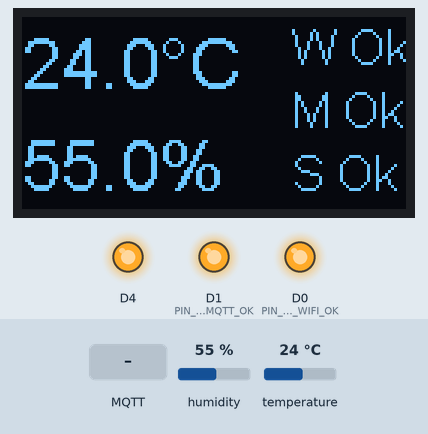
Simulated run of this sketch. Board: ESP8266 (NodeMCU). On the bench: 128×64 one-colour display, output pins drawn as LEDs (lit = HIGH, except the on-board LED, lit = LOW). Inputs (shaded band) come from the test bench; at power-on: humidity 55 %, temperature 24 °C. WiFi joins after 1.5 s; servers stay silent unless stated; no MQTT or app messages arrive unless stated; what the sketch prints to the serial monitor is not drawn.

Above: at 4.7 s.
4.8 s: MQTT message "0" arrives on the first subscribed topic
At 5.4 s:
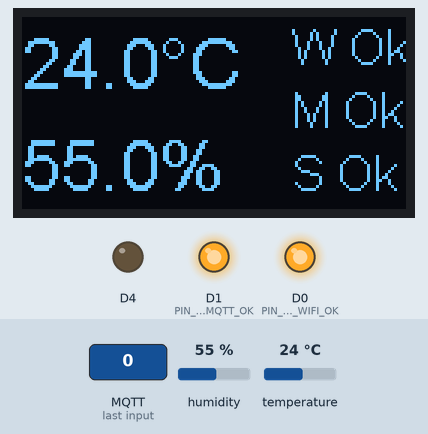
6.3 s: humidity set to 22 %
At 8.8 s:
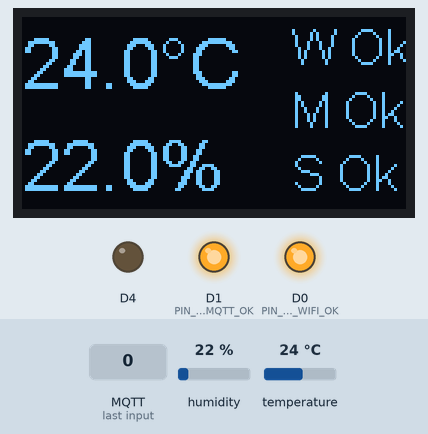
9.1 s: temperature set to 12 °C
At 10.0 s:
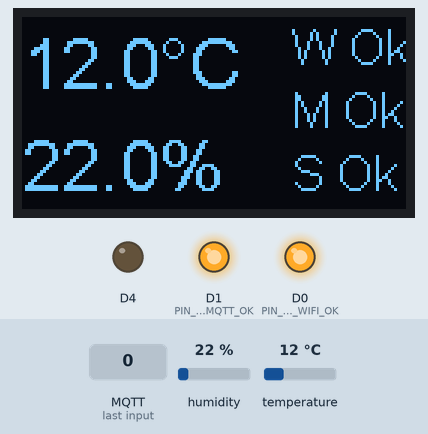
11.1 s: humidity set to 40 %
At 12.9 s:
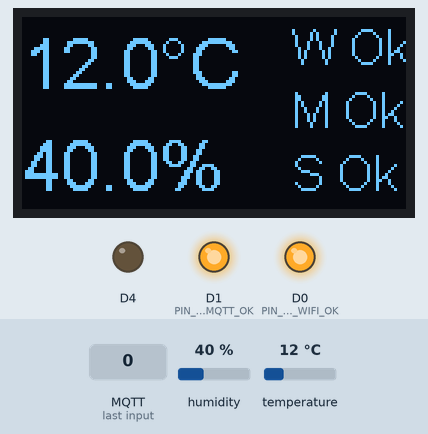
14.6 s: temperature set to 19 °C
At 16.9 s:
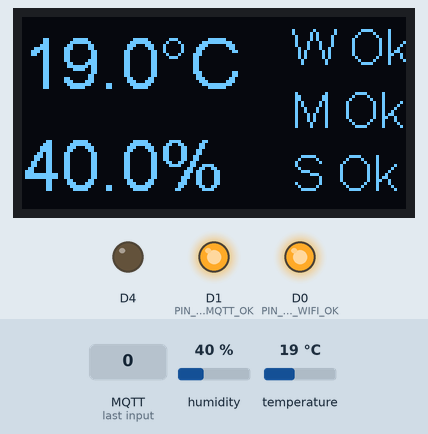
Timing chart, 0 to 18.1 s (numbered marks = the images above; inputs shaded):
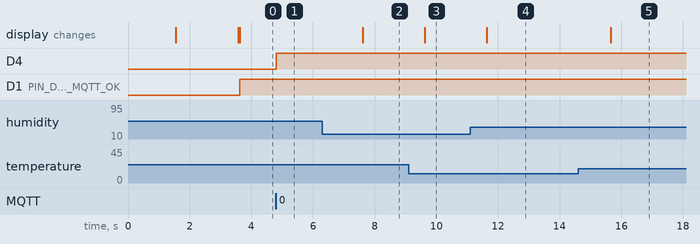

Measured:
- after the input at 4.8 s, D4: LOW → HIGH at once
- after the input at 6.3 s, the display: changes after 1.3 s (image 2)
- after the input at 9.1 s, the display: changes after 0.53 s (image 3)
- after the input at 11.1 s, the display: changes after 0.53 s (image 4)
- after the input at 14.6 s, the display: changes after 1.1 s (image 5)

The sketch:

Esp8266MqttDht22.ino
```cpp
/*
 To install the ESP8266 board, (using Arduino 1.6.4+):
  - Add the following 3rd party board manager under "File -> Preferences -> Additional Boards Manager URLs":
       http://arduino.esp8266.com/stable/package_esp8266com_index.json
  - Open the "Tools -> Board -> Board Manager" and click install for the ESP8266"
  - Select your ESP8266 in "Tools -> Board"
*/

/**
 * @file Esp8266MqttTemperature.h
 * @author Paul Swart
 * @date 26 January 2020
 * @brief File containing example of doxygen usage for quick reference.
 *
 * Here typically goes a more extensive explanation of what the header
 * defines. Doxygens tags are words preceeded by either a backslash @\
 * or by an at symbol @@.
 * @see http://www.stack.nl/~dimitri/doxygen/docblocks.html
 * @see http://www.stack.nl/~dimitri/doxygen/commands.html
 */

#include <DHT.h>
#include <DHT_U.h>
#include <math.h>
#include <ESP8266WiFi.h>
#include <PubSubClient.h>
#include "connection.h"
#include "sensor.h"

// For a connection via I2C using Wire include
#include <Wire.h>        // Only needed for Arduino 1.6.5 and earlier
#include "SSD1306Wire.h" // legacy include: `#include "SSD1306.h"`

// Initialize the OLED display using Wire library
SSD1306Wire display(0x3c, D3, D5);

// --------------------------------------------------------------------------------
// #defines
// --------------------------------------------------------------------------------
#define BAUD_RATE 115200

// --------------------------------------------------------------------------------
// Constants
// --------------------------------------------------------------------------------
const unsigned int PIN_DIGITAL_WIFI_OK = D0;
const unsigned int PIN_DIGITAL_MQTT_OK = D1;
const unsigned int PIN_DIGITAL_SENS_OK = D2;

// Variables
WiFiClient espClient;
PubSubClient client(espClient);
long g_last_msg = 0;
// Initialize DHT
DHT dht(DHTPIN, DHTTYPE);

// --------------------------------------------------------------------------------
// Display initialising
// --------------------------------------------------------------------------------
void display_init() {
  display.clear();
  display.setTextAlignment(TEXT_ALIGN_LEFT);
  display.setFont(ArialMT_Plain_16);
  display.drawString(0,  1, String("W - ") + WIFI_SSID);
  display.drawString(0, 22, String("M - ") + MQTT_BROKER);
  display.display();
  }

// --------------------------------------------------------------------------------
// Display connected wifi
// --------------------------------------------------------------------------------
void display_conn_wifi() {
  display.clear();
  display.setTextAlignment(TEXT_ALIGN_LEFT);
  display.setFont(ArialMT_Plain_16);
  display.drawString(0,  1, String("W Ok ") + WIFI_SSID);
  display.drawString(0, 22, String("M - ") + MQTT_BROKER);
  display.display();
  }

// --------------------------------------------------------------------------------
// Display temperature and humidity
// --------------------------------------------------------------------------------
void display_measurements() {
  display.clear();
  display.setTextAlignment(TEXT_ALIGN_LEFT);
  display.setFont(ArialMT_Plain_16);
  if (b_wifi_ok)
    display.drawString(90, 1, "W Ok");
  else
    display.drawString(90,  1, "W --");
  if (b_mqtt_ok)
    display.drawString(90, 22, "M Ok");
  else
    display.drawString(90, 22, "M --");

  if (b_sensor_ok)
    display.drawString(90, 43, "S Ok");
  else
    display.drawString(90, 43, "S --");
  display.setFont(ArialMT_Plain_24);
  display.drawString(0,  2, String(temperature, 1) + "°C");
  display.drawString(0, 36, String(humidity, 1) + "%");
  display.display();
  }

// --------------------------------------------------------------------------------
// ESP8266 setup
// --------------------------------------------------------------------------------
void setup() {
  // Initialise BUILTIN_LED pin as output
  pinMode(BUILTIN_LED, OUTPUT);
  // Initialise wifi ok pin as output
  pinMode(PIN_DIGITAL_WIFI_OK, OUTPUT);
  // Initialise mqtt ok pin as output
  pinMode(PIN_DIGITAL_MQTT_OK, OUTPUT);
  // Initialise sensor ok pin as output
  pinMode(PIN_DIGITAL_SENS_OK, OUTPUT);

  // Initialising the UI will init the display too.
  display.init();
  display.flipScreenVertically();
  display_init();

  Serial.begin(BAUD_RATE);

  // Set up connection to wifi access point
  setup_wifi();

  // Initialise mqtt server
  client.setServer(MQTT_BROKER, MQTT_PORT);
  // Register callback function
  client.setCallback(callback);

  dht.begin();  // start up DHT
}

// --------------------------------------------------------------------------------
// Connect to a wifi network
// --------------------------------------------------------------------------------
void setup_wifi() {
  delay(10);
  // We start by connecting to a WiFi network
  digitalWrite(PIN_DIGITAL_WIFI_OK, LOW);
  b_wifi_ok = false;
  Serial.println();
  Serial.print("Connecting to ");
  Serial.println(WIFI_SSID);

  WiFi.begin(WIFI_SSID, WIFI_PWD);

  while (WiFi.status() != WL_CONNECTED) {
    delay(500);
    Serial.print(".");
  }

  digitalWrite(PIN_DIGITAL_WIFI_OK, HIGH);
  b_wifi_ok = true;
  Serial.println("");
  Serial.println("WiFi connected");
  Serial.println("IP address: ");
  Serial.println(WiFi.localIP());

  display_conn_wifi();
  // Wait for display to be viewed
  delay(RECONNECT_PERIOD_MS);
}

// --------------------------------------------------------------------------------
// MQTT message reception callback function
// --------------------------------------------------------------------------------
void callback(char* topic, byte* payload, unsigned int length) {
  Serial.print("Message arrived [");
  Serial.print(topic);
  Serial.print("] ");
  for (int i = 0; i < length; i++) {
    Serial.print((char)payload[i]);
  }
  Serial.println();

  // Switch on the LED if an 1 was received as first character
  if ((char)payload[0] == '1') {
    // Turn the LED on (Note that LOW is the voltage level
    digitalWrite(BUILTIN_LED, LOW);
    // but actually the LED is on; this is because
    // it is acive low on the ESP-01)
  } else {
    // Turn the LED off by making the voltage HIGH
    digitalWrite(BUILTIN_LED, HIGH);
  }
}

// --------------------------------------------------------------------------------
// Connect to MQTT broker
// --------------------------------------------------------------------------------
void reconnect() {
  // Loop until we're reconnected
  b_mqtt_ok = false;
  while (!client.connected()) {
    Serial.print("Attempting MQTT connection...");
    // Attempt to connect
    if (client.connect("ESP8266Client")) {
      //Switch on MQTT ok LED
      digitalWrite(PIN_DIGITAL_MQTT_OK, HIGH);
      Serial.println("connected");
      // Once connected, publish an announcement...
      //client.publish("outTopic", "hello world");
      // ... and resubscribe
      client.subscribe("inTopic");
      b_mqtt_ok = true;
      publish_measurements();
    } else {
      //Switch off MQTT ok LED
      digitalWrite(PIN_DIGITAL_MQTT_OK, LOW);
      b_mqtt_ok = false;
      Serial.print("failed, rc=");
      Serial.print(client.state());
      Serial.println(" try again in 4 seconds");

      // Take measurements
      take_measurements();

      // Display measurements
      display_measurements();

      // Wait before retrying
      delay(RECONNECT_PERIOD_MS);
    }
  }
}

// --------------------------------------------------------------------------------
// Publish temperature measurement as MQTT topic.
// --------------------------------------------------------------------------------
void publish_measurements() {
  client.publish(TOPIC_TEMP, String(temperature).c_str(), true);
  client.publish(TOPIC_HUMI, String(humidity).c_str(), true);
  if (b_sensor_ok)
    client.publish(TOPIC_NAN, String("True").c_str(), true);
  else
    client.publish(TOPIC_NAN, String("False").c_str(), true);
}

// --------------------------------------------------------------------------------
// Take temperature and humidity measurements
// --------------------------------------------------------------------------------
void take_measurements() {
  // Read humidity
  humidity = dht.readHumidity();

  // Read temperature
  temperature = dht.readTemperature();

  // Set sensor ok flag
  if (isnan(temperature) || isnan(humidity))
    b_sensor_ok = false;
  else
    b_sensor_ok = true;
}

// --------------------------------------------------------------------------------
// Main loop
// --------------------------------------------------------------------------------
void loop() {
  // Take measurements
  take_measurements();

  // Display measurements
  display_measurements();

  if (!client.connected()) {
    reconnect();
  }
  client.loop();

  long now = millis();
  if (now - g_last_msg > PUBLISH_PERIOD_MS) {
    g_last_msg = now;
    // publish temperature as MQTT topic
    publish_measurements();
  }
}
```

connection.h
```cpp
#ifndef CONNECTION_H
#define CONNECTION_H

// Swifi
#define WIFI_SSID           "ssid"
#define WIFI_PWD            "password"
#define RECONNECT_PERIOD_MS 2000
bool b_wifi_ok = false;

// MQTT
#define MQTT_BROKER       "192.168.0.108"
#define MQTT_PORT         1883
#define PUBLISH_PERIOD_MS 5000
#define TOPIC_TEMP        "EspTopicTemp"
#define TOPIC_HUMI        "EspTopicHumi"
#define TOPIC_NAN         "EspTopicNan"
bool b_mqtt_ok = false;


#endif /* CONNECTION_H */
```

sensor.h
```cpp
#ifndef SENSOR_H
#define SENSOR_H

// DHT sensor reads temperature and humidity
#define DHTPIN     D2     // Pin gpio 2 in sensor
#define DHTTYPE    DHT22  // DHT 22 Change this if you have a DHT11
float temperature;
float humidity;
bool b_sensor_ok = false;

#endif /* SENSOR_H */
```
